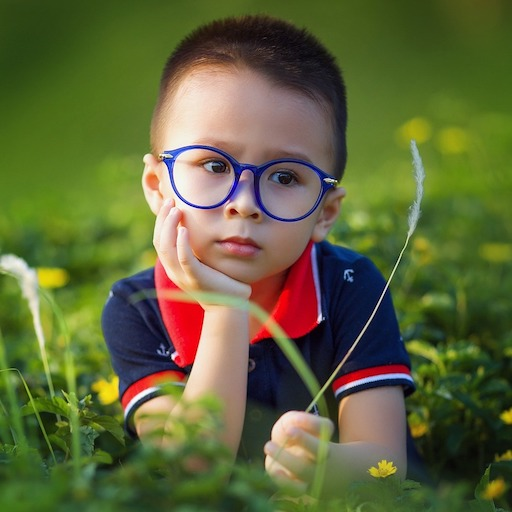
#> input picture Images/image.jpg, 512 x 512 px, found by its file name
$ python 'Affine Transformation.py'
#> lines starting #> are read from the running program, lines starting #| are printed output that depends on the picture
#Scaling, Translation, Rotation

import cv2
import matplotlib.pyplot as plt
import numpy as np
import imutils


def Translation(image,x = 1,y = 1):
    h,w = image.shape
    mat = np.float32([[1,0,x],[0,1,y]])
    trans = cv2.warpAffine(image,mat,(h,w))

    return trans

def Scaling(image,x = 1,y = 1):
    h,w = image.shape
    mat = np.float32([[x,0,0],[0,y,0]])
    scale = cv2.warpAffine(image,mat,(h,w))

    return scale

def Rotation(image,theta = 0):
    h,w = image.shape
    rotate = imutils.rotate_bound(image,theta)

    return rotate


if __name__ == '__main__':

    img = cv2.imread('image.jpg',0)
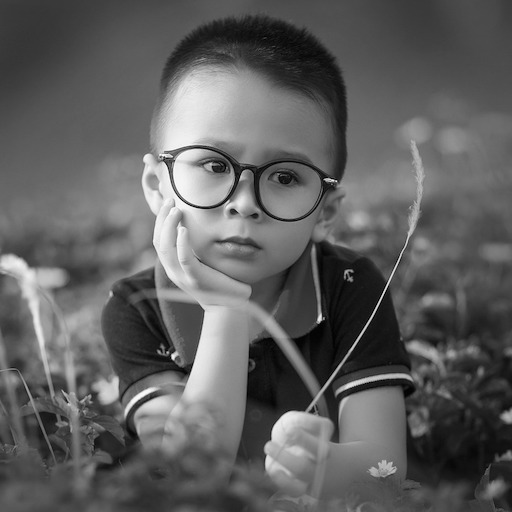
#> img: shape (512, 512); min 0, max 255, mean 94.7
    plt.imshow(img)
    plt.title('Original Image')
    plt.show()

    #Translation
    result = Translation(img,2)
#> in Translation, `trans = cv2.warpAffine(image,mat,(h,w))`:
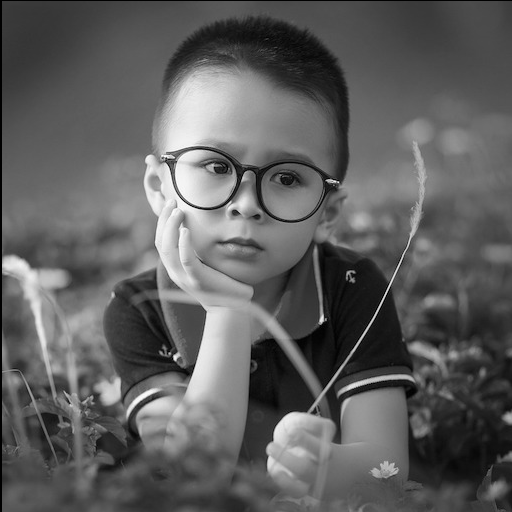
#> trans: shape (512, 512); min 0, max 255, mean 94.3
    plt.imshow(result)
    plt.title('Translated Image')
    plt.show()

    #Scaling
    result = Scaling(img,2)
#> in Scaling, `scale = cv2.warpAffine(image,mat,(h,w))`:
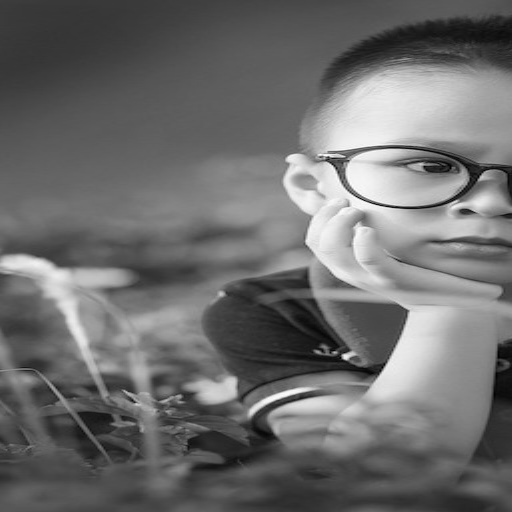
#> scale: shape (512, 512); min 0, max 255, mean 108.9
    plt.imshow(result)
    plt.title('Scaled Image')
    plt.show()

    #Rotation
    result = Rotation(img,-30)
#> in Rotation, `rotate = imutils.rotate_bound(image,theta)`:
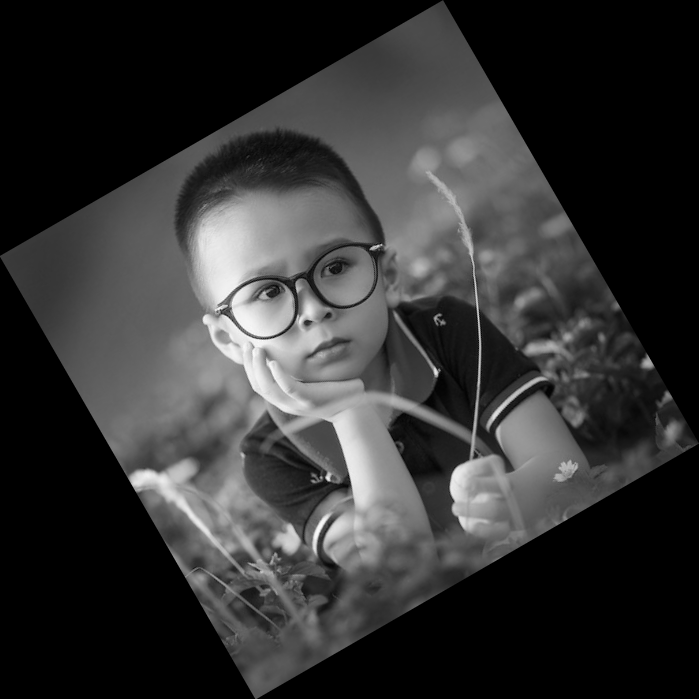
#> rotate: shape (699, 699); min 0, max 253, mean 50.8
    plt.imshow(result)
    plt.title('Rotated Image')
    plt.show()

    #All operations Combined
    Translate = Translation(img,2)
    Rotate = Rotation(Translate,-30)
#> call 2 of Rotation, with theta = -30
#> in Rotation (call 2), `rotate = imutils.rotate_bound(image,theta)`:
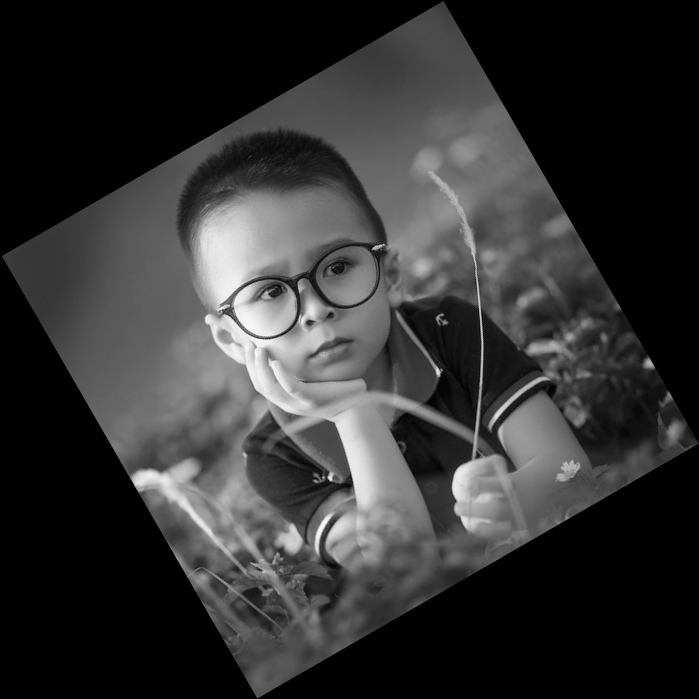
#> rotate: shape (699, 699); min 0, max 251, mean 50.6
    Scale = Scaling(Rotate,2)
#> call 2 of Scaling, with x = 2, y = 1
#> in Scaling (call 2), `scale = cv2.warpAffine(image,mat,(h,w))`:
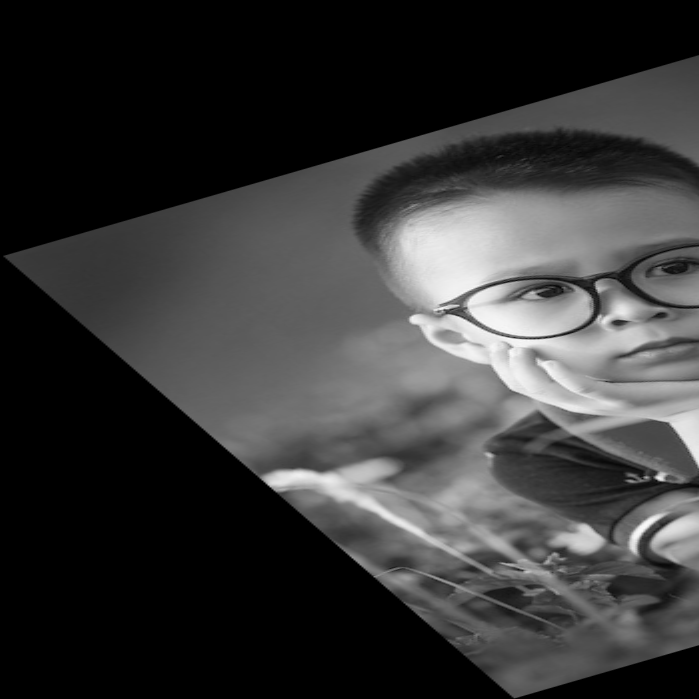
#> scale: shape (699, 699); min 0, max 251, mean 55.4
    plt.imshow(Scale)
    plt.title('All operations Combined Image')
    plt.show()

$ run again, with Images/All Combined.jpg copied over Images/image.jpg
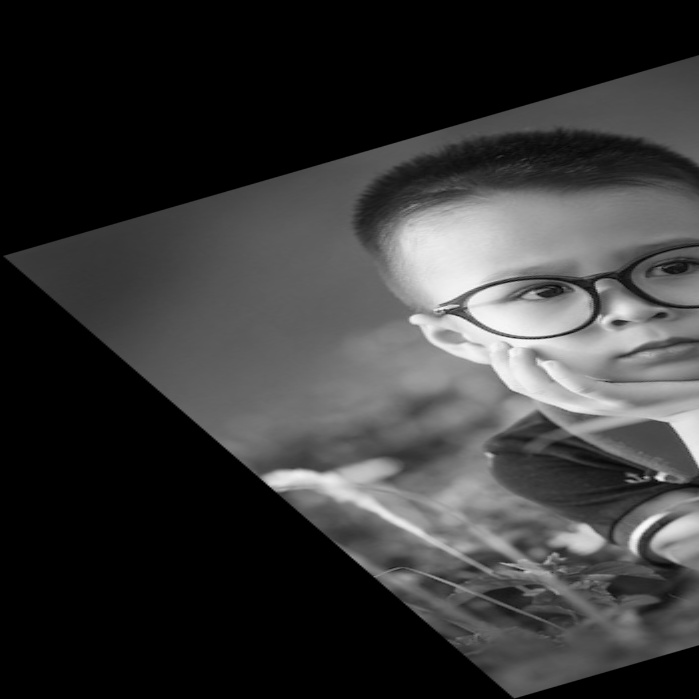
#> input picture Images/All Combined.jpg, 699 x 699 px, found by its file name
#> img is the input picture: shape (699, 699); min 0, max 251, mean 55.4
#> in Rotation, `rotate = imutils.rotate_bound(image,theta)`:
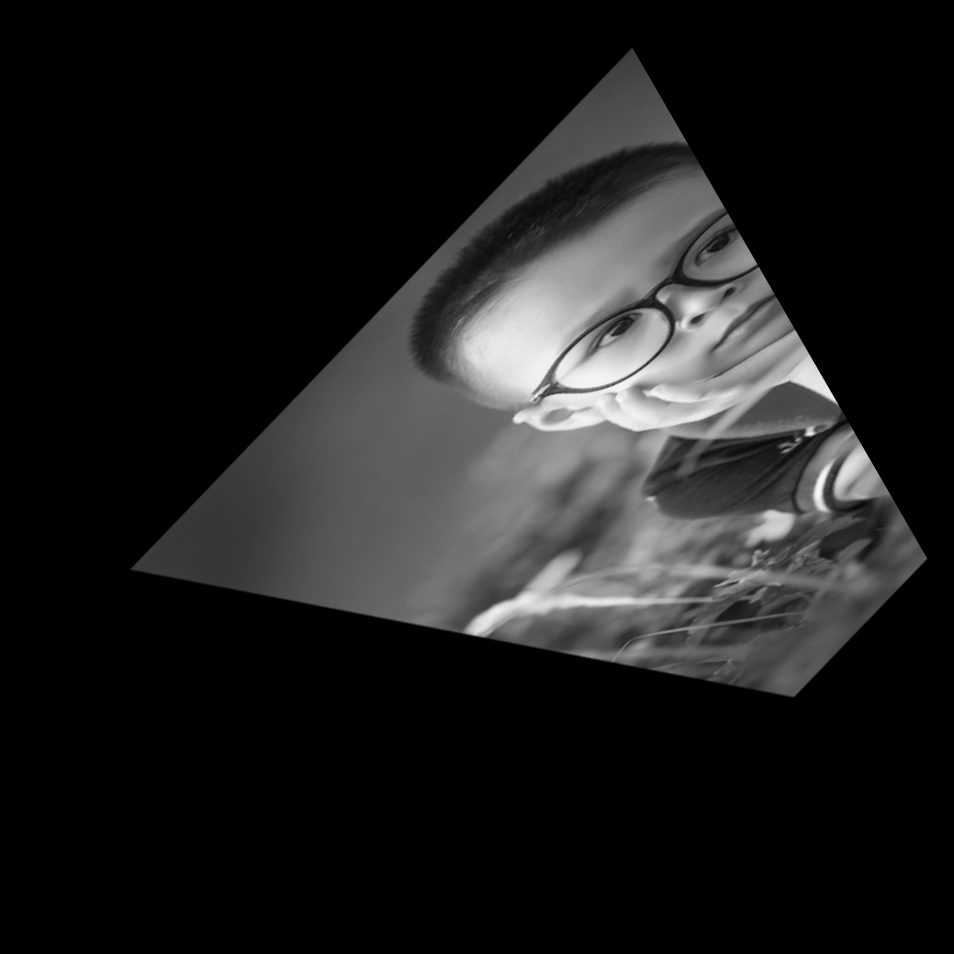
#> rotate: shape (954, 954); min 0, max 248, mean 29.7
#> in Scaling (call 2), `scale = cv2.warpAffine(image,mat,(h,w))`:
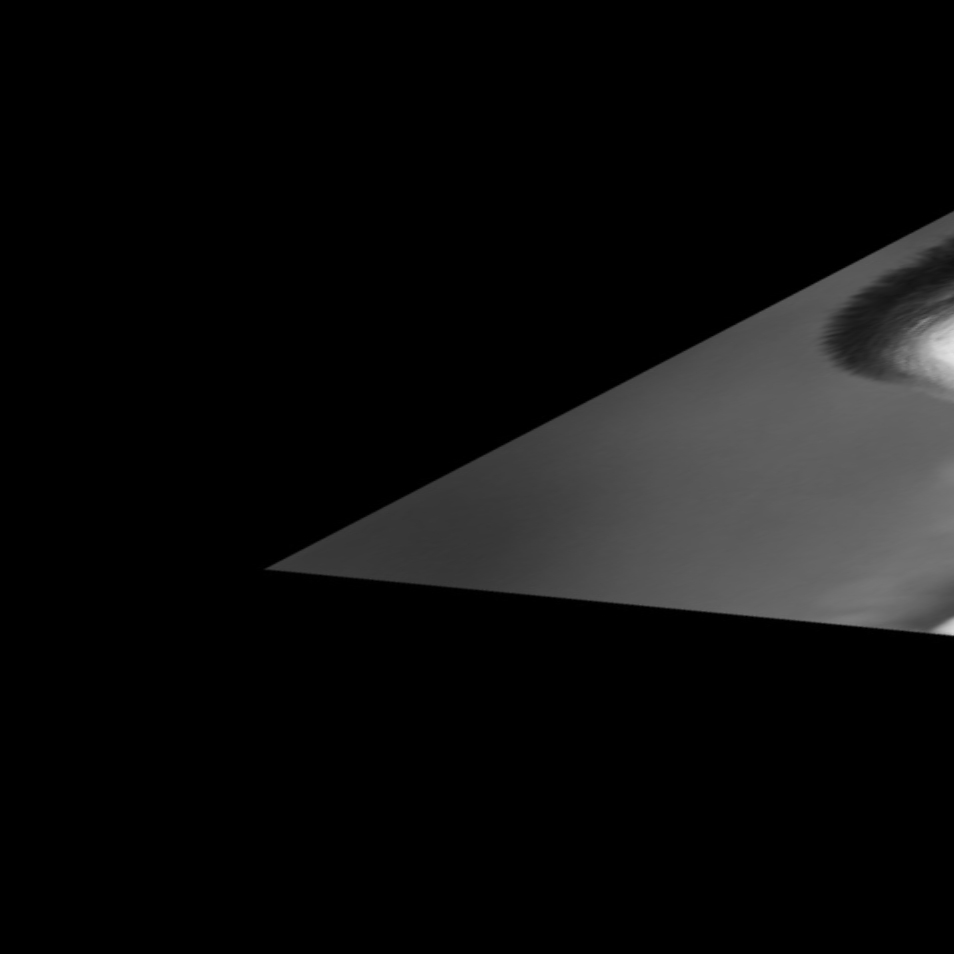
#> scale: shape (954, 954); min 0, max 227, mean 13.5

$ run again, with Images/Rotation.jpg copied over Images/image.jpg
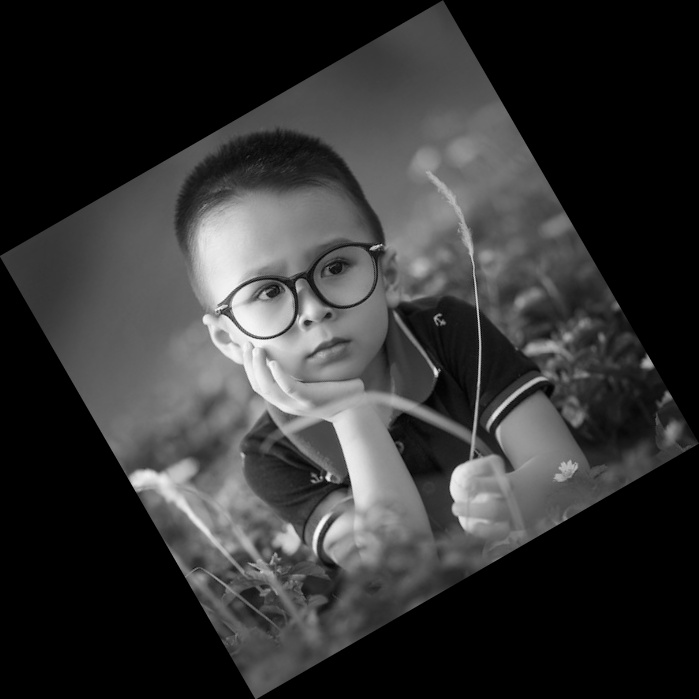
#> input picture Images/Rotation.jpg, 699 x 699 px, found by its file name
#> img is the input picture: shape (699, 699); min 0, max 252, mean 50.8
#> in Rotation, `rotate = imutils.rotate_bound(image,theta)`:
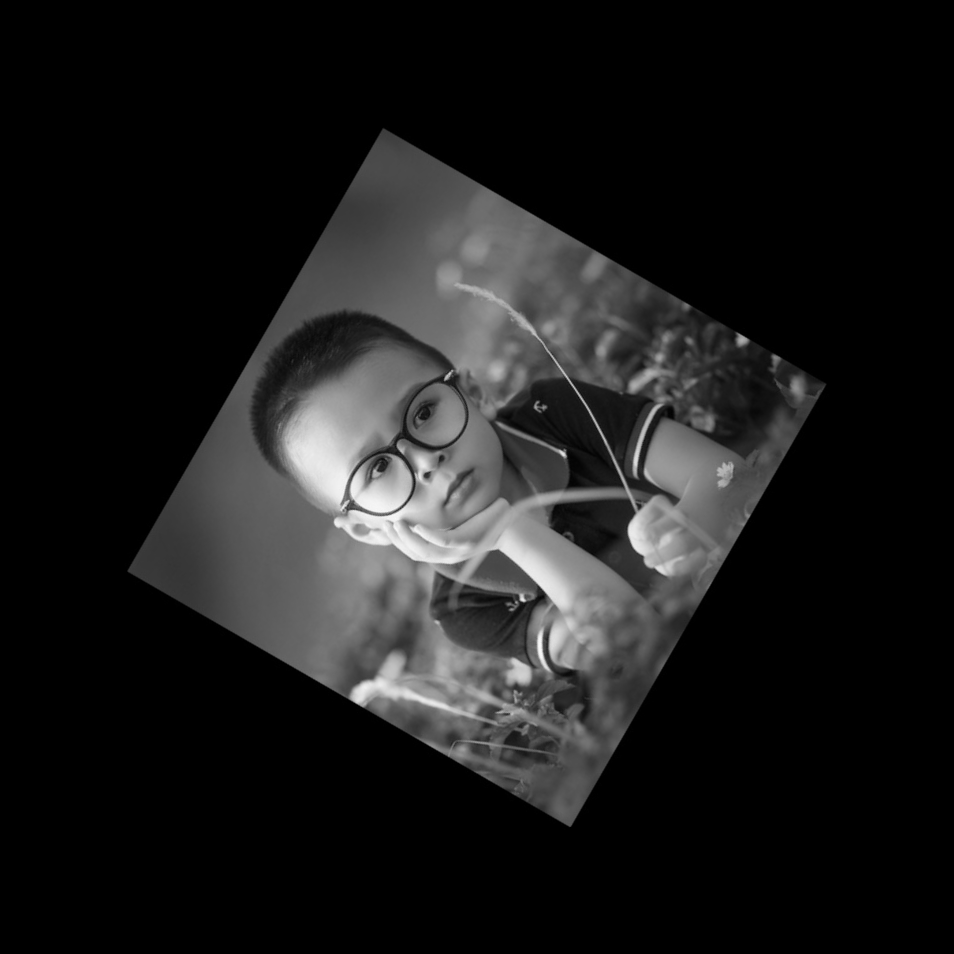
#> rotate: shape (954, 954); min 0, max 249, mean 27.3
#> in Scaling (call 2), `scale = cv2.warpAffine(image,mat,(h,w))`:
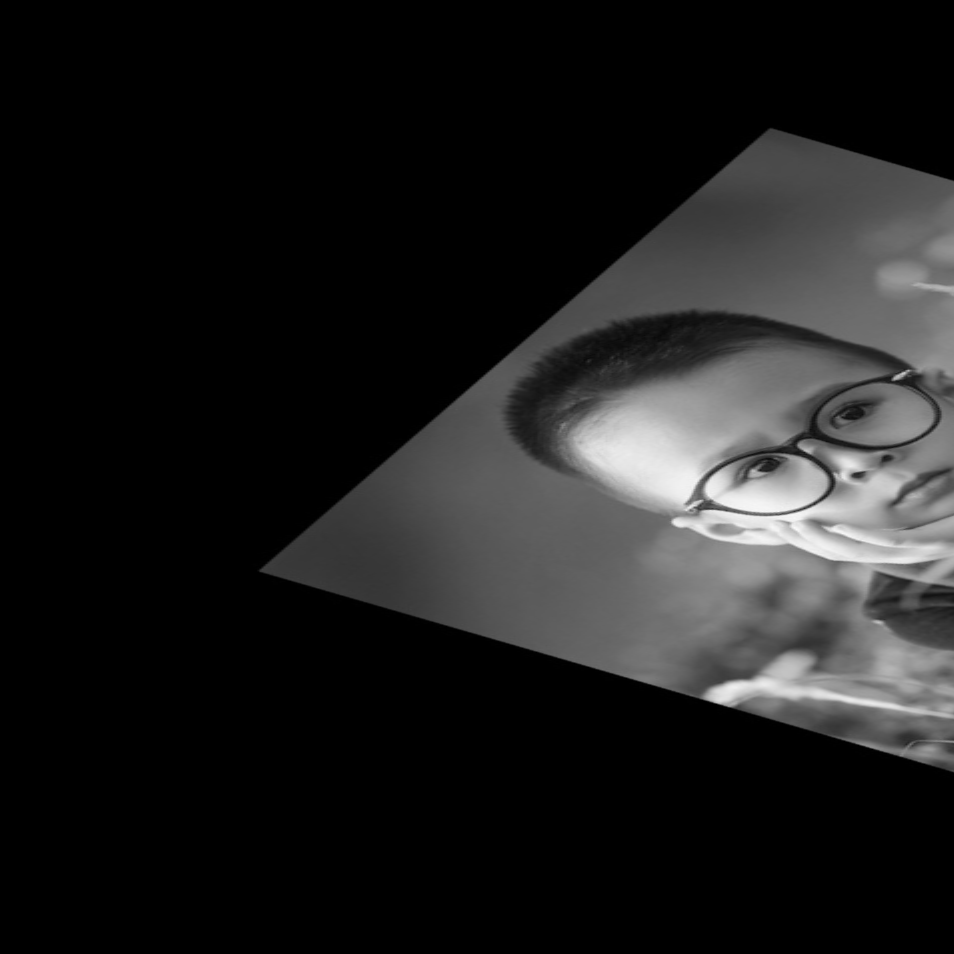
#> scale: shape (954, 954); min 0, max 249, mean 29.8

$ run again, with Images/Scaling.jpg copied over Images/image.jpg
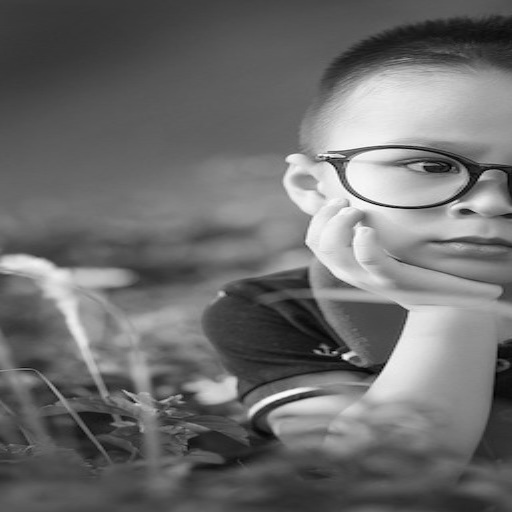
#> input picture Images/Scaling.jpg, 512 x 512 px, found by its file name
#> img is the input picture: shape (512, 512); min 0, max 255, mean 108.9
#> in Rotation (call 2), `rotate = imutils.rotate_bound(image,theta)`:
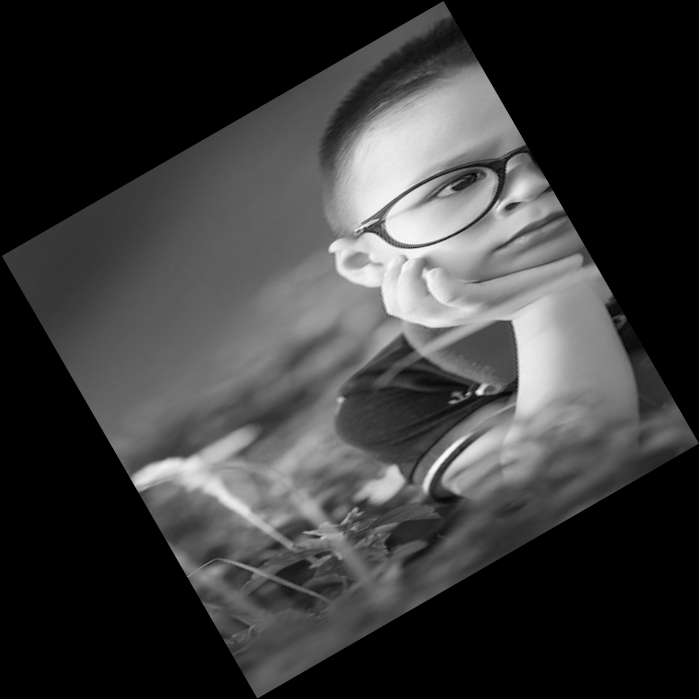
#> rotate: shape (699, 699); min 0, max 252, mean 58.2
#> in Scaling (call 2), `scale = cv2.warpAffine(image,mat,(h,w))`:
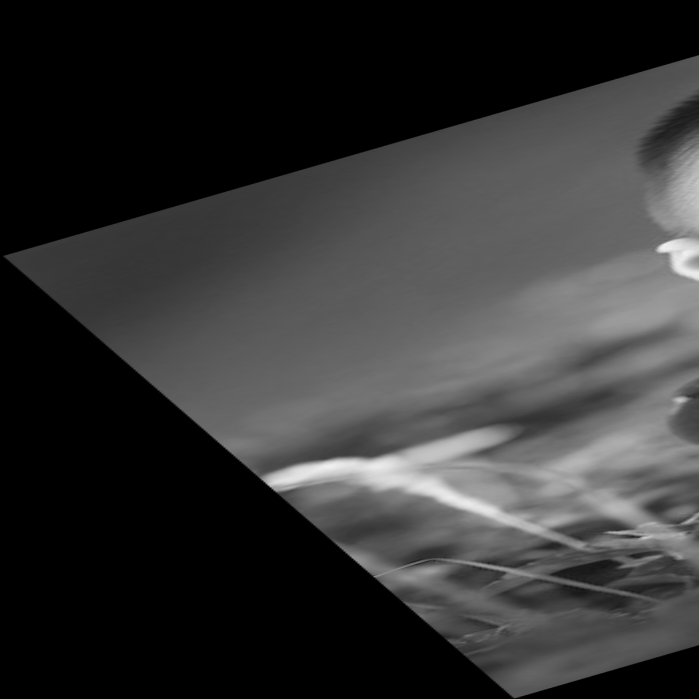
#> scale: shape (699, 699); min 0, max 241, mean 51.8
